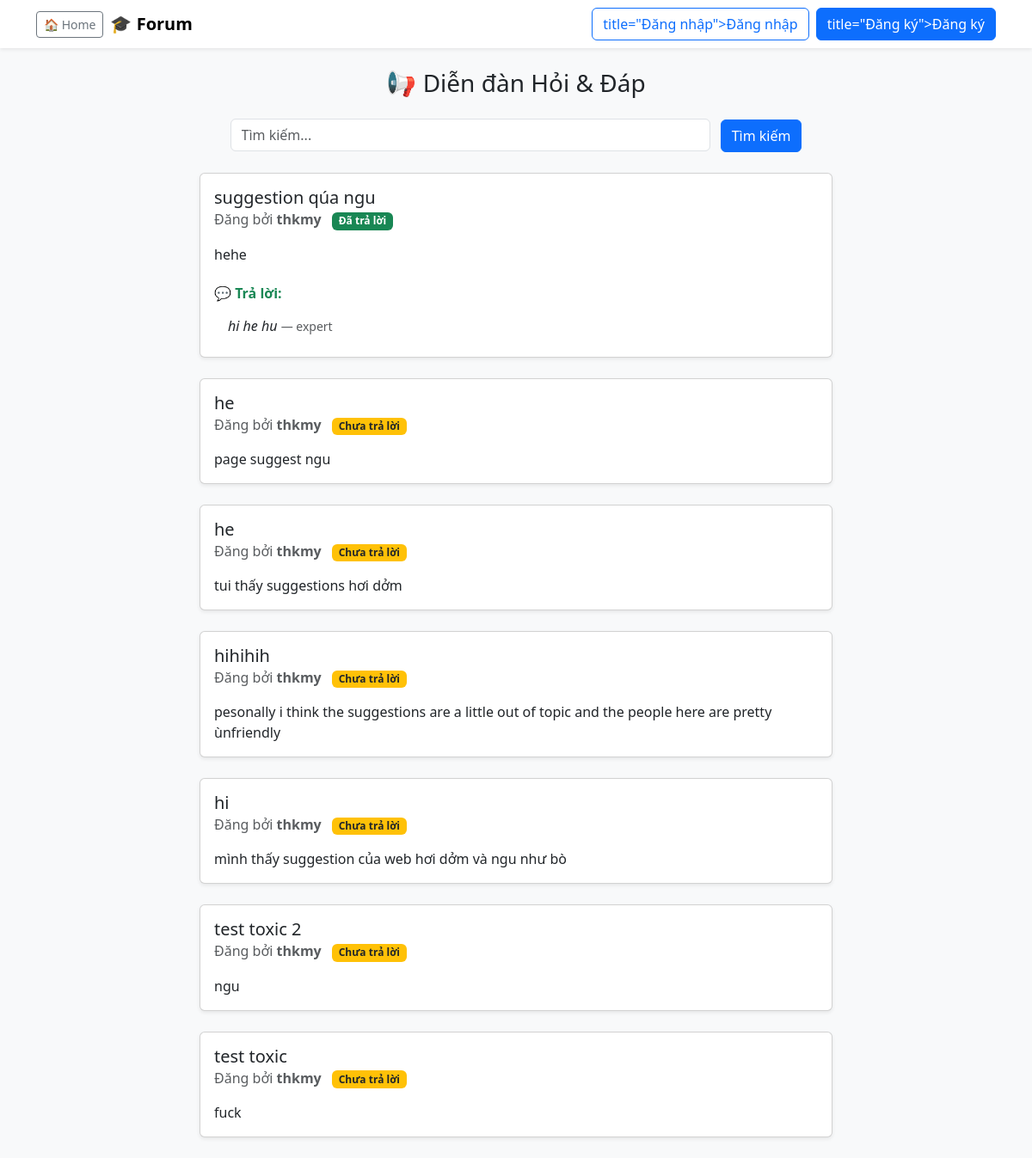
Page /forum on the committed database.
### tables this page shows
CREATE TABLE posts (
    id INTEGER PRIMARY KEY AUTOINCREMENT,
    title TEXT,
    content TEXT,
    user_id INTEGER,
    tag TEXT DEFAULT 'unanswered', -- trạng thái câu hỏi
    created_at TIMESTAMP DEFAULT (datetime('now','localtime')),
    FOREIGN KEY (user_id) REFERENCES users(id)
);

CREATE TABLE users (
    id INTEGER PRIMARY KEY AUTOINCREMENT,
    username TEXT UNIQUE,
    password TEXT,
    role TEXT DEFAULT 'student', -- student hoặc expert
    -- NỘI DUng MỚI (TỪ BẠN)
    status_tag TEXT DEFAULT NULL,    -- Để lưu tag (ví dụ: 'cured_depression')
    chat_opt_in INTEGER DEFAULT 0    -- = 1 nếu người dùng 'cured' đồng ý chat
);

CREATE TABLE answers (
    id INTEGER PRIMARY KEY AUTOINCREMENT,
    content TEXT,
    expert_id INTEGER,
    post_id INTEGER,
    created_at TIMESTAMP DEFAULT (datetime('now','localtime')),
    FOREIGN KEY (expert_id) REFERENCES users(id),
    FOREIGN KEY (post_id) REFERENCES posts(id)
);

### Login-Forum/CounsellingSupport_local/forum.py (the view)
@forum.route("/forum")
def show_forum():
    conn = get_db()
    posts = conn.execute(
        "SELECT posts.*, users.username FROM posts JOIN users ON posts.user_id = users.id ORDER BY created_at DESC"
    ).fetchall()
    posts_with_answers = []
    for post in posts:
        answers = conn.execute(
            "SELECT answers.*, users.username AS expert_username FROM answers JOIN users ON answers.expert_id = users.id WHERE post_id=?",
            (post["id"],),
        ).fetchall()
        post_dict = dict(post)
        post_dict["answers"] = [dict(a) for a in answers]
        posts_with_answers.append(post_dict)
    return render_template("forum.html", posts=posts_with_answers)

### Login-Forum/CounsellingSupport_local/db.py (called while the page is built)
def get_db():
    if "db" not in g:
        g.db = sqlite3.connect(
            DATABASE,
            detect_types=sqlite3.PARSE_DECLTYPES,
            timeout=10  # chờ nếu database đang bị lock
        )
        g.db.row_factory = sqlite3.Row
    return g.db

### Login-Forum/CounsellingSupport_local/templates/forum.html (shortened to what this page needs)
<!DOCTYPE html>
<html lang="vi">
<head>
    <link href="https://cdn.jsdelivr.net/npm/bootstrap@5.3.2/dist/css/bootstrap.min.css" rel="stylesheet">
</head>
<body class="bg-light">
    <nav class="navbar navbar-expand-lg navbar-light bg-white shadow-sm">
        <div class="container">
            <div class="d-flex align-items-center">
                <a href="/dashboard" class="btn btn-outline-secondary btn-sm me-2" title="🏠 Home">🏠 Home </a>
                <a class="navbar-brand fw-bold" href="/">🎓 Forum</a>
            </div>
                <div class="d-flex">
                    {% if session.get('user_id') %}
                    {% if session.get('role') == 'student' %}
                    <a href="/post/new" class="btn btn-success me-2">+ Bài viết mới</a>
                    {% endif %}
                    {% if session.get('role') == 'expert' %}
                    <form action="/chat/toggle-opt-in" method="POST" class="d-flex me-2">
                        {% if session.get('chat_opt_in') == 1 %}
                        <button type="submit" class="btn btn-success">
                            🟢 Đang Online (Sẵn sàng chat)
                        </button>
                        {% else %}
                        <button type="submit" class="btn btn-outline-secondary">
                            ⚪ Đang Offline
                        </button>
                        {% endif %}
                    </form>
                    {% endif %}
                    <a href="/logout" class="btn btn-outline-danger">Đăng xuất</a>
                    {% else %}
                    <a href="/login" class="btn btn-outline-primary me-2">title="Đăng nhập">Đăng nhập</a>
                    <a href="/register" class="btn btn-primary">title="Đăng ký">Đăng ký</a>
                    {% endif %}
                </div>
            </div>
    </nav>
    <div class="container mt-4">
            <h3 class="text-center mb-4">📢 Diễn đàn Hỏi & Đáp</h3>
            <form action="{{ url_for('forum.search_forum') }}" method="get" class="mb-4 text-center">
                <input type="text" name="q" placeholder="Tìm kiếm..." value="{{ query or '' }}" class="form-control d-inline-block w-50">
                <button type="submit" class="btn btn-primary ms-2">Tìm kiếm</button>
            </form>
            {% if posts %}
            <div class="row justify-content-center">
                <div class="col-md-8">
                    {% for post in posts %}
                    <div class="card mb-4 shadow-sm">
                        <div class="card-body">
                            <h5 class="card-title">{{ post['title'] }}</h5>
                            <h6 class="card-subtitle mb-2 text-muted">
                                Đăng bởi <b>{{ post['username'] }}</b>
                                {% if post['tag'] == 'answered' %}
                                <span class="badge bg-success ms-2">Đã trả lời</span>
                                {% else %}
                                <span class="badge bg-warning text-dark ms-2">Chưa trả lời</span>
                                {% endif %}
                            </h6>
                            <p class="card-text mt-3">
                                {{ post['content'] }}
                            </p>
                            {% if post.get('answers') %}
                            <div class="mt-4">
                                <h6 class="fw-bold text-success">💬 Trả lời:</h6>
                                <ul class="list-group list-group-flush">
                                    {% for ans in post['answers'] %}
                                    <li class="list-group-item">
                                        <i>{{ ans['content'] }}</i>
                                        <span class="text-muted small">— {{ ans['expert_username'] }}</span>
                                    </li>
                                    {% endfor %}
                                </ul>
                            </div>
                            {% endif %}
                        </div>
                    </div>
                    {% endfor %}
                </div>
            </div>
            {% else %}
            <p class="text-center text-muted">Hiện chưa có bài viết nào.</p>
            {% endif %}
    </div>
</body>
</html>

### rows in the picture
posts: title "suggestion qúa ngu", username "thkmy", tag "Đã trả lời", content "hehe"
answers: content "hi he hu", expert_username "expert"
posts: title "he", username "thkmy", tag "Chưa trả lời", content "page suggest ngu"
posts: title "he", username "thkmy", tag "Chưa trả lời", content "tui thấy suggestions hơi dởm"
posts: title "hihihih", username "thkmy", tag "Chưa trả lời", content "pesonally i think the suggestions are a little out of topic and the people here are pretty ùnfriendly"
posts: title "hi", username "thkmy", tag "Chưa trả lời", content "mình thấy suggestion của web hơi dởm và ngu như bò"
posts: title "test toxic 2", username "thkmy", tag "Chưa trả lời", content "ngu"
posts: title "test toxic", username "thkmy", tag "Chưa trả lời", content "fuck"
